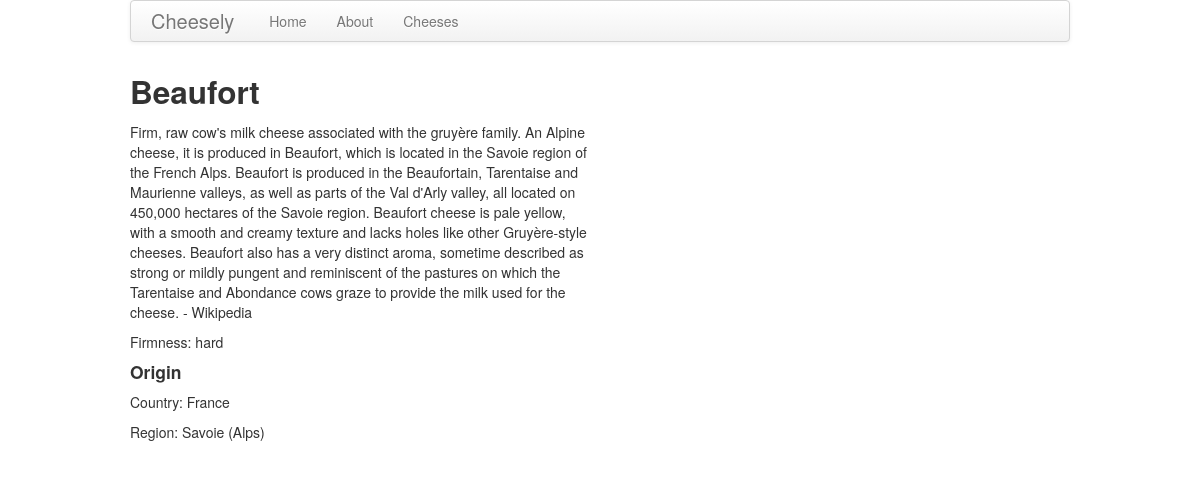
The app's page /cheeses/3/ with its own data.
### cheeses/models.py (models this page shows, shortened)
class Cheese(models.Model):
    FIRMNESS_UNSPECIFIED = 1
    FIRMNESS_SOFT = 2
    FIRMNESS_HARD = 3
    FIRMNESS_CHOICES = (
        (FIRMNESS_UNSPECIFIED, 'unspecified'),
        (FIRMNESS_SOFT, 'soft'),
        (FIRMNESS_HARD, 'hard'),
    )
    name = models.CharField("Name of Cheese", max_length=255)
    description = models.TextField("Description", blank=True,
                null=True)
    firmness = models.IntegerField("Firmness", max_length=20,
                choices=FIRMNESS_CHOICES, null=True, blank=True)
    country_of_origin = models.CharField("Country of Origin",
                            max_length=255, blank=True, null=True)
    region_of_origin = models.CharField("Region of Origin",
                            max_length=255, blank=True, null=True)
    photo = models.ImageField("Photo", upload_to="cheeses",
                                        blank=True, default="")
    photo_attribution = models.URLField("Photo Attribution",
                        max_length=255, blank=True, default="")

### cheeses/views.py (the view)
class CheeseDetailView(DetailView):
    model = Cheese
    template_name = 'cheeses/cheese_detail.html'

### templates/cheeses/cheese_detail.html (shortened to what this page needs)
{% extends "base.html" %}
{% block content %}
<div class="row">
    <div class="span6">
        <h2>{{ cheese.name }}</h2>
        {% if cheese.description %}
            <p>{{ cheese.description }}</p>
        {% endif %}
        {% if cheese.firmness %}
            <p>Firmness: {{ cheese.get_firmness_display }}</p>
        {% endif %}
        {% if cheese.country_of_origin or cheese.region_of_origin %}
		    <h4>Origin</h4>
		    {% if cheese.country_of_origin %}
		        <p>Country: {{ cheese.country_of_origin }}</p>
		    {% endif %}
		    {% if cheese.region_of_origin %}
		        <p>Region: {{ cheese.region_of_origin }}</p>
		    {% endif %}
		{% endif %}
    </div>
</div>
{% endblock content %}

### records on screen
Cheese: name "Beaufort", description "Firm, raw cow's milk cheese associated with the gruyère family. An Alpine cheese, it is produced in Beaufort, which is located in the Savoie region of the French Alps. Beaufort is produced in the Beaufortain, Tarentaise and Maurienne valleys, as well as parts of the Val d'Arly valley, all located on 450,000 hectares of the Savoie region. Beaufort cheese is pale yellow, with a smooth and creamy texture and lacks holes like other Gruyère-style cheeses. Beaufort also has a very distinct aroma, sometime described as strong or mildly pungent and reminiscent of the pastures on which the Tarentaise and Abondance cows graze to provide the milk used for the cheese. - Wikipedia", firmness "hard", country_of_origin "France", region_of_origin "Savoie (Alps)"
